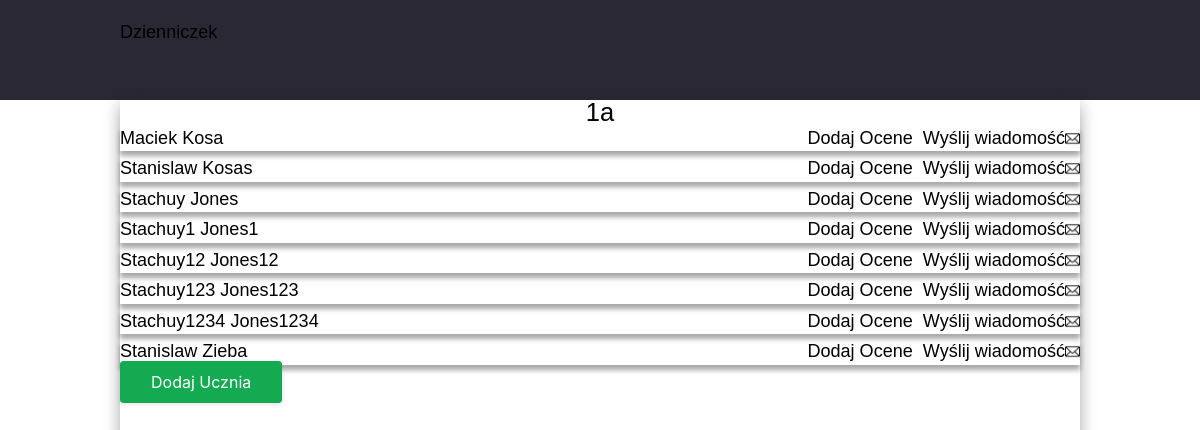
The page /klasa/1a (signed in) on the database its author committed.
### model.py (models this page shows, shortened)
class Uczen(db.Model):
    __tablename__ = 'uczniowie'
    id = db.Column(db.Integer, primary_key=True)
    imie = db.Column(db.String(80), nullable=False)
    nazwisko = db.Column(db.String(80), nullable=False)
    login = db.Column(db.String(20), unique=True, nullable=False)
    haslo = db.Column(db.String(20), nullable=False)
    klasa_id = db.Column(db.Integer, db.ForeignKey('klasy.id'), nullable=False)

### home.py (the view)
@app.route('/klasa/<string:klasa_id>')
def view_class(klasa_id):
    klasa_solid = Klasa.query.filter_by(nazwa=klasa_id).first()
    uczniowie = Uczen.query.filter_by(klasa_id=klasa_solid.id).all()
    if uczniowie:
        return render_template('show_class.html',klasa=klasa_id, uczniowie=uczniowie)
    return render_template('show_class.html',klasa=klasa_id)

### templates/show_class.html (shortened to what this page needs)
{% extends "base.html"%}
{% block head %}
<link rel="stylesheet" href="{{ url_for('static', filename='class.css') }}">
{% endblock %}
{% block content %}
<div class="container">
<div class="class_name">{{klasa}}</div>
{% for uczen in uczniowie %}
<li class="student">{{ uczen.imie }} {{ uczen.nazwisko }} <div class="buttons"><a href="">Dodaj Ocene</a> <a href="">Wyślij wiadomość <img class="email" src="{{url_for('static', filename='images/email.png')}}" /></a></div></li>
{% endfor %}
<a class="button-37"href="/klasa/{{klasa}}/add_student">Dodaj Ucznia</a>
</div>
{% endblock %}

### templates/base.html (shortened to what this page needs)
<!DOCTYPE html>
<html lang="pl">
<head>
    <link rel="stylesheet" href="{{ url_for('static', filename='base.css') }}">
    {% block head %}{% endblock %}
</head>
<body>
    <nav class="navbar">
        <div class="navbar-div">
        <h1 class="title-of-page"><a href="/">Dzienniczek</a></h1>
        </div>
    </nav>
    <main class="main">
        {% block content %}{% endblock %}
    </main>
</body>
</html>

### static/base.css (style rules this page uses)
* { margin: 0; padding: 0; box-sizing: border-box; font-family: Work Sans,Arial,sans-serif; font-size: 1.0625rem; line-height: 1.5rem; font-weight: 500; }
a { color: white; text-decoration: none; }
.navbar-div { width: 80%; display: flex; }
.navbar { width: 100%; height: 100px; background-color: #2a2835; color: #fff; display: flex; justify-content: center; align-items: baseline; }
.title-of-page { margin-top: 20px; width: 50%; }
.main { margin: auto; width: 80%; height: 60vh; }
.main { box-shadow: rgba(0, 0, 0, 0.35) 0px 5px 15px; }

### static/class.css (style rules this page uses)
.class_name { display: flex; justify-content: center; font-size: 1.5rem; }
a { color: black; }
.button-37 { background-color: #13aa52; border: 1px solid #13aa52; border-radius: 4px; box-shadow: rgba(0, 0, 0, .1) 0 2px 4px 0; box-sizing: border-box; color: #fff; cursor: pointer; font-family: "Akzidenz Grotesk BQ Medium", -apple-system, BlinkMacSystemFont, sans-serif; font-size: 16px; font-weight: 400; outline: none; outline: 0; padding: 10px 25px; text-align: center; transform: translateY(0); transition: transform 150ms, box-shadow 150ms; user-select: none; -webkit-user-select: none; touch-action: manipulation; }
@media (min-width: 768px) { .button-37 { padding: 10px 30px; } }
li { margin-bottom: 5px; display: flex; justify-content: space-between; }
.student { box-shadow: rgba(0, 0, 0, 0.35) 0px 5px 5px; }
.email { width: 15px; }
.buttons { display: flex; justify-content: end; align-items: center; }
li a { margin-left: 10px; display: flex; align-items: center; }

### rows shown on the page
Uczen: imie "Maciek", nazwisko "Kosa"
Uczen: imie "Stanislaw", nazwisko "Kosas"
Uczen: imie "Stachuy", nazwisko "Jones"
Uczen: imie "Stachuy1", nazwisko "Jones1"
Uczen: imie "Stachuy12", nazwisko "Jones12"
Uczen: imie "Stachuy123", nazwisko "Jones123"
Uczen: imie "Stachuy1234", nazwisko "Jones1234"
Uczen: imie "Stanislaw", nazwisko "Zieba"

### other values the page prints
{{ klasa }} "1a"
